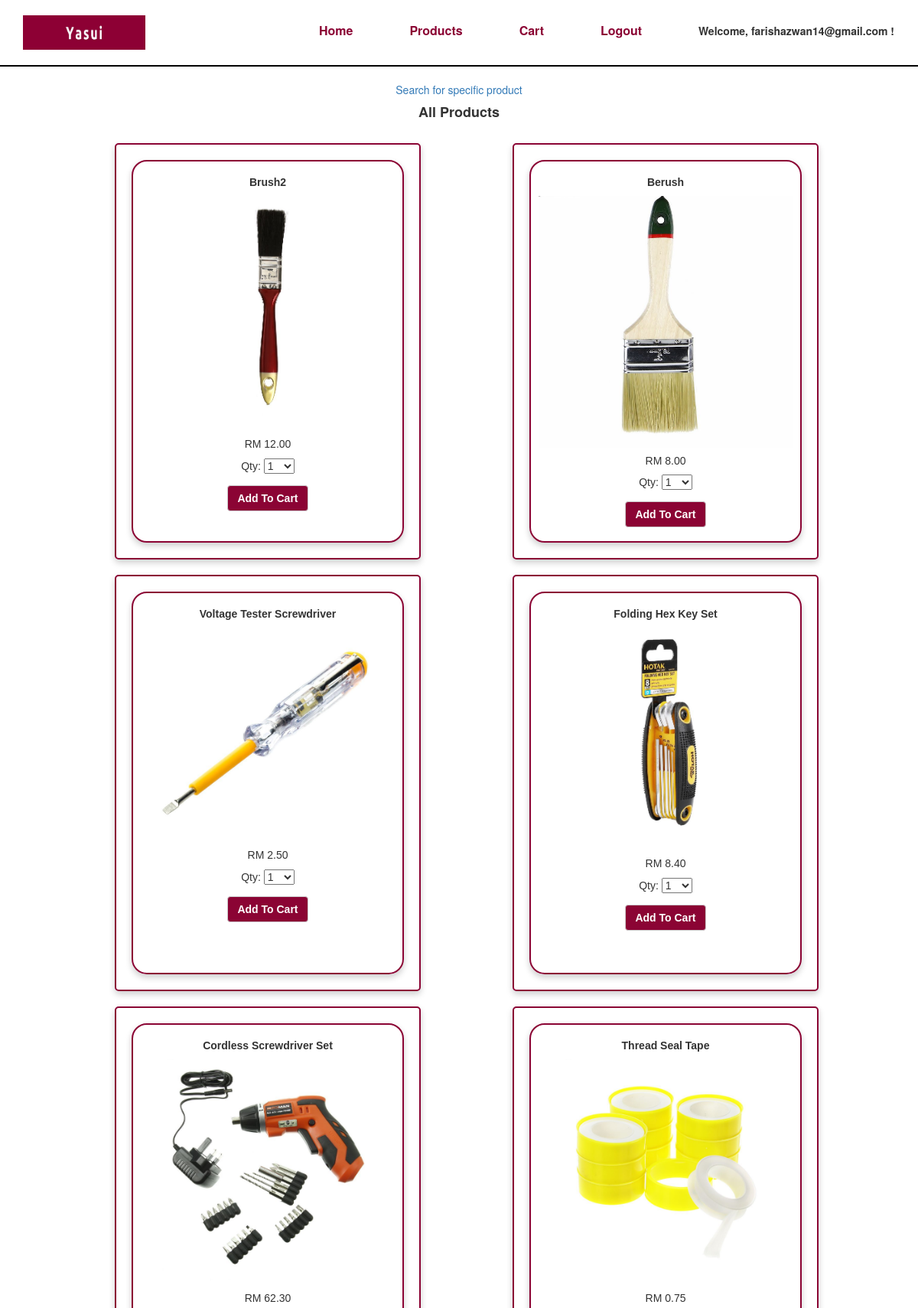
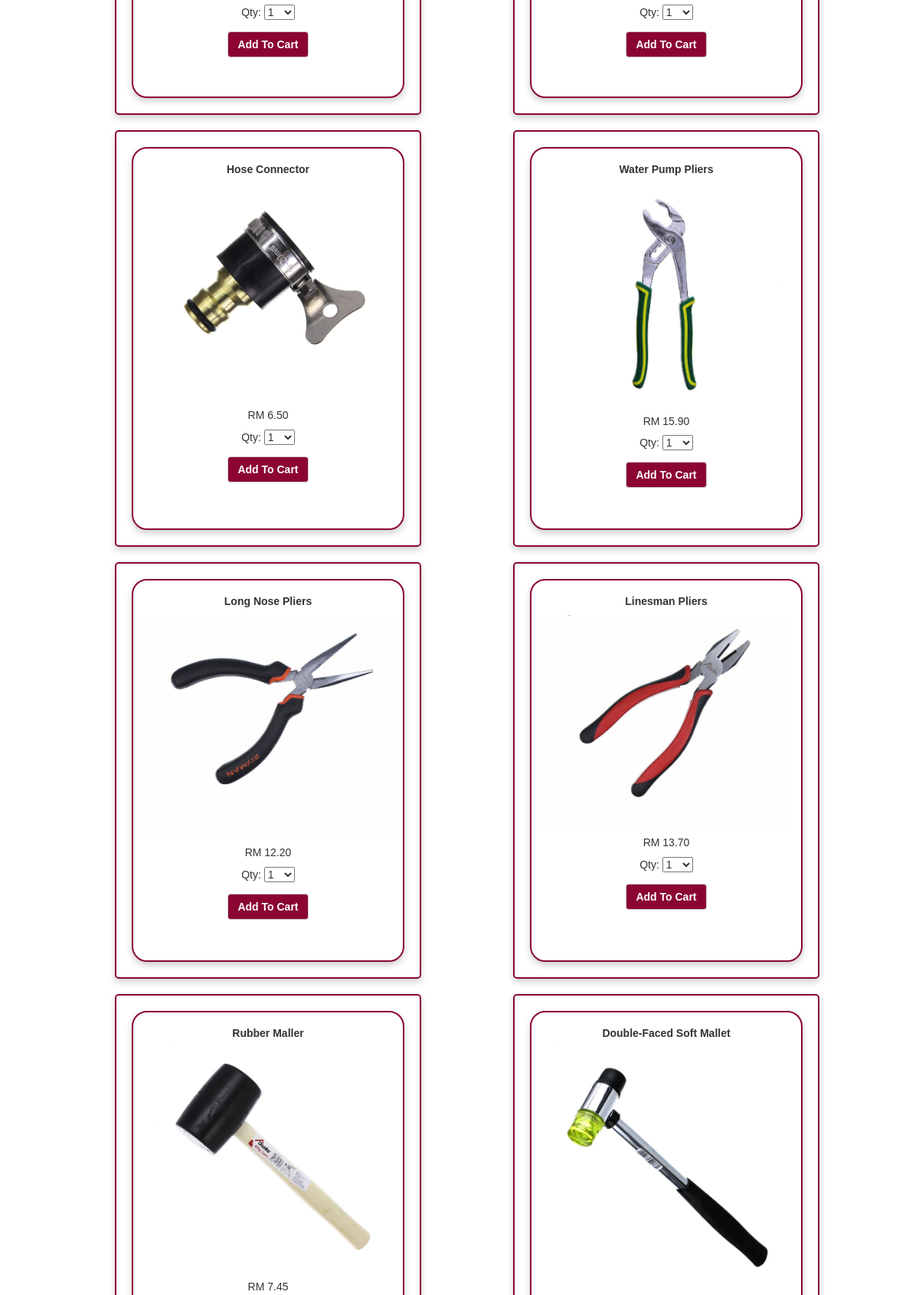
/products.php (signed in, upper part), run on the app's committed database (2 pictures, top to bottom).
### tables this page shows
CREATE TABLE `product` (
  `product_id` int(6) NOT NULL,
  `category_id` int(6) NOT NULL,
  `product_name` varchar(45) NOT NULL,
  `detail` varchar(45) NOT NULL,
  `price` float NOT NULL,
  `img_path` varchar(100) NOT NULL
);

### products.php (the view, shortened to what this page needs)
<?php
include './includes/header.php';
require_once 'mysql_connection.php';
?>
<div align="center">
    <a href="productsSearch.php" style="text-decoration: none;">Search for specific product</a>
</div>
<div class="container">
    <p><h4 style="font-weight: 700;text-align: center;">All Products</h4></p>
<br>
<?php
$query = "select * from product ORDER BY product_id DESC";
$result = mysqli_query($dbc, $query);
if (mysqli_num_rows($result) > 0) {
    while ($row = mysqli_fetch_array($result)) {
        $image_path = $row["img_path"];
        $prod_name = $row["product_name"];
        $price = $row["price"];
        ?>
        <form method="post" action="cart.php?add&id=<?php echo $row["product_id"]; ?>">
            <div style="margin: 0 auto;" align="center">
                <div class="card-container">
                    <div class="card">
                        <p><h5 style="font-weight: 500;font-weight: bold;"><?php echo $prod_name; ?></h5></p>
                        <p><img border="2" src="<?php echo $image_path; ?>" style="width: 100%;"/></p>
                        <p><h5 clas="price">RM <?php echo number_format($price, 2); ?></h5></p>
                        <p> Qty: <select style="width: 40px;" name="quantity">
                                <option value="1">1</option>
                            </select>
                        </p>
                        <p><input type="submit" name="add" style="margin-top: 5px;background: #8b0434;font-weight: bold;color:white;" class="btn btn-default" value="Add To Cart"></p>
                    </div>
                </div>
            </div>
        </form>
        <?php
    }
}
?>
</div>
<?php
include './includes/footer.php';
?>

### css/style.css (style rules this page uses)
.container { width: 80%; margin: 0 auto; }
img { max-width: 100%; max-height: 100%; }
* { margin: 0; padding: 0; -moz-box-sizing: border-box; -webkit-box-sizing: border-box; box-sizing: border-box; }
html, body { font-family: Raleway, sans-serif; background-color: #fff; }
.card-container { box-shadow: 0 4px 8px 0 rgba(0,0,0,0.2); border: 2px solid #8b0434; max-width: 400px; max-height: 600px; border-radius: 5px; margin-left: 120px; margin-bottom: 20px; padding: 20px; text-align: center; float: left; }
.card { box-shadow: 0 4px 8px 0 rgba(0, 0, 0, 0.2); border: 2px solid #8b0434; max-width: 400px; height: 500px; text-align: center; font-family: arial; padding: 10px; display: block; border-radius: 20px; display: block; margin: 0 auto; }
* { box-sizing: border-box; }
a { color: #2196F3; }

### data on the page
product: product_name "Brush2", img_path (picture), price "12.00"
product: product_name "Berush", img_path (picture), price "8.00"
product: product_name "Voltage Tester Screwdriver", shows a picture, price "2.50"
product: product_name "Folding Hex Key Set", shows a picture, price "8.40"
product: product_name "Cordless Screwdriver Set", shows a picture, price "62.30"
product: product_name "Thread Seal Tape", shows a picture, price "0.75"
product: product_name "Hose Connector", shows a picture, price "6.50"
product: product_name "Water Pump Pliers", shows a picture, price "15.90"
product: product_name "Long Nose Pliers", shows a picture, price "12.20"
product: product_name "Linesman Pliers", shows a picture, price "13.70"
product: product_name "Rubber Maller", shows a picture, price "7.45"
product: product_name "Double-Faced Soft Mallet", shows a picture

### other printed values
$_SESSION["username"] "farishazwan14@gmail.com"
